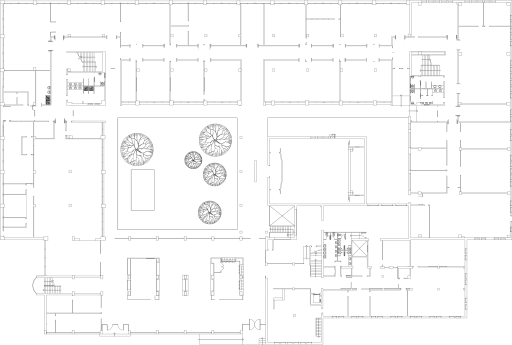
#> input picture API_ROUTING/TerminalAv2.png, 512 x 345 px
$ python main.py TerminalAv2.png TerminalAv2.png
#> lines starting #> are read from the running program, lines starting #| are printed output that depends on the picture; after the words box and inside, x2 and y2 are one past the last pixel; in counts of white or black regions, pixels touching at a corner belong together
### API_ROUTING/pathfinding.py
from PIL import Image
import numpy as np

class GridMap:
    def __init__(self, grid: np.ndarray, scale: int):
        self.grid = grid
        self.scale = scale  # Quantitat de píxels per casella
        self.height, self.width = grid.shape

    def isFree(self, x: int, y: int) -> bool:
        return self.grid[x][y] == 0

    # [25 lines left out: functions printGrid, printASCII, imageToMatrixResize, not called in this run]

def imageToMatrix(image_path: str) -> GridMap:
#> called with image_path = 'TerminalAv2.png'
    img = Image.open(image_path).convert('L')

    mtx = np.array(img)
    threshold = 254
    binaryMTX = (mtx < threshold).astype(np.uint8)
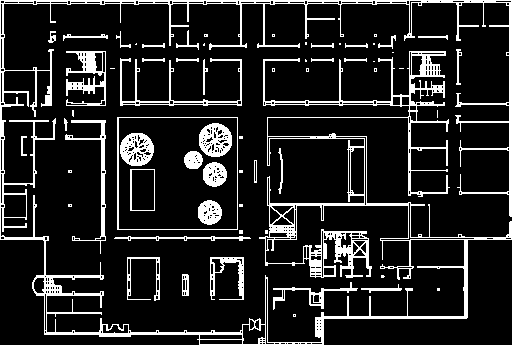
#> binaryMTX: shape (345, 512); values 0 (black) and 1 (white), 14% white; 64 white regions (28 under 20 px), largest, box (x1, y1, x2, y2) and area: (0, 0, 512, 345) 15584, (66, 51, 106, 106) 944, (120, 58, 242, 106) 843

    return GridMap(binaryMTX, 1)

# [5 lines of commented-out code are left out]

### API_ROUTING/main.py
import sys
from pathfinding import imageToMatrix
from DStarLite import DStarLite


def main():
    grid_map = imageToMatrix("TerminalAv2.png")

#> (the run stopped early here; a loop or call above may not have finished)
